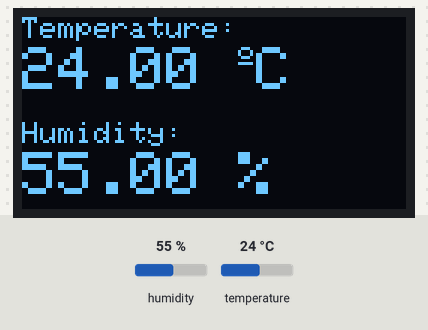
The sketch below on a simulated ESP8266 (NodeMCU). Shown: 128×64 one-colour display. The inputs (shaded band) are chosen by the test bench; at power-on: humidity 55 %, temperature 24 °C. WiFi joins after 1.5 s; servers stay silent unless stated; what the sketch prints to the serial monitor is not drawn.

Above: at 12.6 s.
12.7 s: humidity set to 22 %
At 18.6 s:
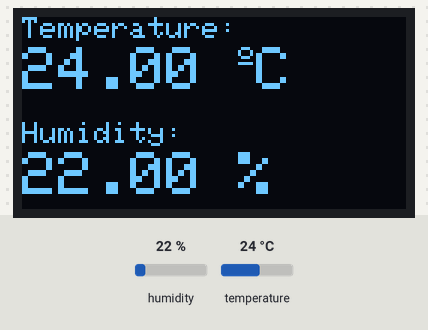
18.9 s: temperature set to 12 °C
At 23.0 s:
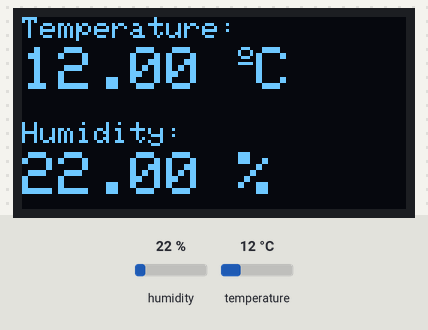
23.9 s: humidity set to 40 %
At 28.9 s:
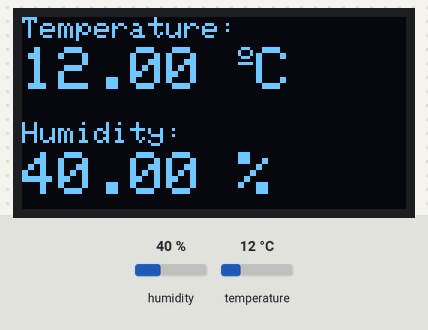
29.3 s: temperature set to 19 °C
At 33.3 s:
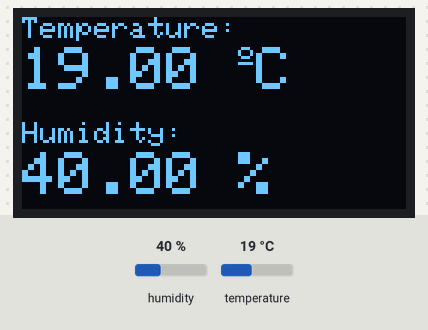
Timing chart, 0 to 34.8 s (numbered marks = the images above; inputs shaded):
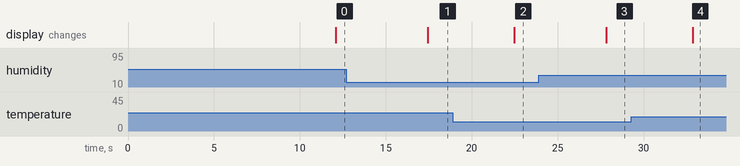

Measured:
- after the input at 12.7 s, the display: changes after 4.7 s (image 1)
- after the input at 18.9 s, the display: changes after 3.6 s (image 2)
- after the input at 23.9 s, the display: changes after 3.9 s (image 3)
- after the input at 29.3 s, the display: changes after 3.6 s (image 4)

The sketch:

DHT_OLED_WEB_TS.ino
```cpp
// (licence header left out)
// Import required libraries
#include <Wire.h>
#include <Adafruit_GFX.h>
#include <Adafruit_SSD1306.h>
#include <Adafruit_Sensor.h>
#include <Arduino.h>
#include <ESP8266WiFi.h>
#include <Hash.h>
#include <ESPAsyncTCP.h>
#include <ESPAsyncWebServer.h>
#include <Adafruit_Sensor.h>
#include <DHT.h>
#include <ThingSpeak.h>
#include <WiFiClient.h>


// Replace with your network credentials
const char* ssid = "-----";
const char* password = "-----";

WiFiClient client;
unsigned long myChannelNumber = 824246; //Your Channel Number (Without Brackets)
const char * myWriteAPIKey = "O0H8V3KA72ED6URR"; //Your Write API Key

#define SCREEN_WIDTH 128 // OLED display width, in pixels
#define SCREEN_HEIGHT 64 // OLED display height, in pixels

// Declaration for an SSD1306 display connected to I2C (SDA, SCL pins)
Adafruit_SSD1306 display(SCREEN_WIDTH, SCREEN_HEIGHT, &Wire, -1);

#define DHTPIN 14     // Digital pin connected to the DHT sensor

// Uncomment the type of sensor in use:
#define DHTTYPE    DHT11     // DHT 11
//#define DHTTYPE    DHT22     // DHT 22 (AM2302)
//#define DHTTYPE    DHT21     // DHT 21 (AM2301)

DHT dht(DHTPIN, DHTTYPE);

// current temperature & humidity, updated in loop()
float t = 0.0;
float h = 0.0;

// Create AsyncWebServer object on port 80
AsyncWebServer server(80);

// Generally, you should use "unsigned long" for variables that hold time
// The value will quickly become too large for an int to store
unsigned long previousMillis = 0;    // will store last time DHT was updated

// Updates DHT readings every 10 seconds
const long interval = 10000;

const char index_html[] PROGMEM = R"rawliteral(
<!DOCTYPE HTML><html>
<head>
  <meta name="viewport" content="width=device-width, initial-scale=1">
  <link rel="stylesheet" href="https://use.fontawesome.com/releases/v5.7.2/css/all.css" integrity="sha384-fnmOCqbTlWIlj8LyTjo7mOUStjsKC4pOpQbqyi7RrhN7udi9RwhKkMHpvLbHG9Sr" crossorigin="anonymous">
  <style>
    html {
     font-family: Arial;
     display: inline-block;
     margin: 0px auto;
     text-align: center;
    }
    h2 { font-size: 3.0rem; }
    p { font-size: 3.0rem; }
    .units { font-size: 1.2rem; }
    .dht-labels{
      font-size: 1.5rem;
      vertical-align:middle;
      padding-bottom: 15px;
    }
  </style>
</head>
<body>
  <h2>ESP8266 DHT Server</h2>
  <p>
    <i class="fas fa-thermometer-half" style="color:#059e8a;"></i>
    <span class="dht-labels">Temperature</span>
    <span id="temperature">%TEMPERATURE%</span>
    <sup class="units">&deg;C</sup>
  </p>
  <p>
    <i class="fas fa-tint" style="color:#00add6;"></i>
    <span class="dht-labels">Humidity</span>
    <span id="humidity">%HUMIDITY%</span>
    <sup class="units">%</sup>
  </p>
</body>
<script>
setInterval(function ( ) {
  var xhttp = new XMLHttpRequest();
  xhttp.onreadystatechange = function() {
    if (this.readyState == 4 && this.status == 200) {
      document.getElementById("temperature").innerHTML = this.responseText;
    }
  };
  xhttp.open("GET", "/temperature", true);
  xhttp.send();
}, 10000 ) ;

setInterval(function ( ) {
  var xhttp = new XMLHttpRequest();
  xhttp.onreadystatechange = function() {
    if (this.readyState == 4 && this.status == 200) {
      document.getElementById("humidity").innerHTML = this.responseText;
    }
  };
  xhttp.open("GET", "/humidity", true);
  xhttp.send();
}, 10000 ) ;
</script>
</html>)rawliteral";

// Replaces placeholder with DHT values
String processor(const String& var){
  //Serial.println(var);
  if(var == "TEMPERATURE"){
    return String(t);
  }
  else if(var == "HUMIDITY"){
    return String(h);
  }
  return String();
}

void setup(){
  // Serial port for debugging purposes
  Serial.begin(115200);
  dht.begin();


  if(!display.begin(SSD1306_SWITCHCAPVCC, 0x3C)) {
    Serial.println(F("SSD1306 allocation failed"));
    for(;;);
  }

  // Connect to Wi-Fi
  WiFi.begin(ssid, password);
  Serial.println("Connecting to WiFi");
  while (WiFi.status() != WL_CONNECTED) {
    delay(1000);
    Serial.println(".");
  }

  // Print ESP8266 Local IP Address
  Serial.println(WiFi.localIP());

  ThingSpeak.begin(client);

  // Route for root / web page
  server.on("/", HTTP_GET, [](AsyncWebServerRequest *request){
    request->send_P(200, "text/html", index_html, processor);
  });
  server.on("/temperature", HTTP_GET, [](AsyncWebServerRequest *request){
    request->send_P(200, "text/plain", String(t).c_str());
  });
  server.on("/humidity", HTTP_GET, [](AsyncWebServerRequest *request){
    request->send_P(200, "text/plain", String(h).c_str());
  });

  // Start server
  server.begin();

  delay(5000);
  display.clearDisplay();
  display.setTextColor(WHITE);
}

void loop(){

  delay(5000);

  //read temperature and humidity
  float s = dht.readTemperature();
  float k = dht.readHumidity();
  if (isnan(k) || isnan(s)) {
    Serial.println("Failed to read from DHT sensor!");
  }
  // clear display
  display.clearDisplay();

  // display temperature
  display.setTextSize(1);
  display.setCursor(0,0);
  display.print("Temperature: ");
  display.setTextSize(2);
  display.setCursor(0,10);
  display.print(s);
  display.print(" ");
  display.setTextSize(1);
  display.cp437(true);
  display.write(167);
  display.setTextSize(2);
  display.print("C");

  // display humidity
  display.setTextSize(1);
  display.setCursor(0, 35);
  display.print("Humidity: ");
  display.setTextSize(2);
  display.setCursor(0, 45);
  display.print(k);
  display.print(" %");
  display.display();


  unsigned long currentMillis = millis();
  if (currentMillis - previousMillis >= interval) {
    // save the last time you updated the DHT values
    previousMillis = currentMillis;


    // Read temperature as Celsius (the default)
    float newT = dht.readTemperature();
    // Read temperature as Fahrenheit (isFahrenheit = true)
    //float newT = dht.readTemperature(true);
    // if temperature read failed, don't change t value
    if (isnan(newT)) {
      Serial.println("Failed to read from DHT sensor!");
    }
    else {
      t = newT;
      Serial.println(t);
    }


    // Read Humidity
    float newH = dht.readHumidity();
    // if humidity read failed, don't change h value
    if (isnan(newH)) {
      Serial.println("Failed to read from DHT sensor!");
    }
    else {
      h = newH;
      Serial.println(h);
    }

    ThingSpeak.setField(1,t);
    ThingSpeak.setField(2, h);
    ThingSpeak.writeFields(myChannelNumber, myWriteAPIKey);
    //ThingSpeak.writeField(myChannelNumber, 1,t, 2,h, myWriteAPIKey);
  }
}
```
